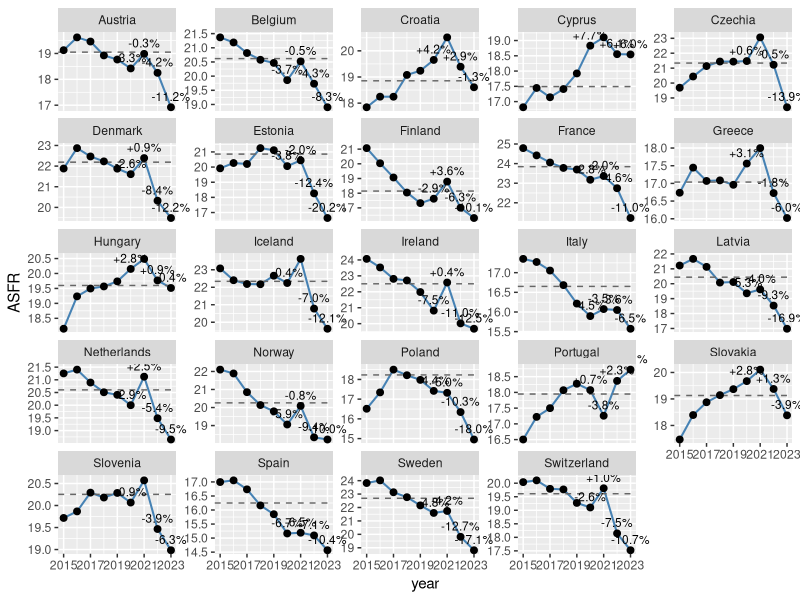

The R source for this figure:
################################################################################
## Age-standardised fertility rates (ASFR) 2011-2023, baseline = mean 2017-2019,
## and percent deviation in 2020-2023
################################################################################

## 1 ────────────────────────────────────────────────────────────────────────────
library(tidyverse)
library(knitr)
library(kableExtra)
library(scales)
library(broom)      # still required for consistency
library(htmltools)
library(ggplot2)

## 2 ────────────────────────────────────────────────────────────────────────────
##  European-standard population 2013, women 15-49 (weights sum to 1.0)
std_pop <- tribble(
  ~age_group_5, ~weight,
  "15-19", 5500 / 1e5,
  "20-24", 6000 / 1e5,
  "25-29", 6000 / 1e5,
  "30-34", 6500 / 1e5,
  "35-39", 7000 / 1e5,
  "40-44", 7000 / 1e5,
  "45-49", 7000 / 1e5
)

## 3 ────────────────────────────────────────────────────────────────────────────
##  Read Eurostat file & compute ASFR (per 1 000 women)
dat <- read_csv("data/pop_births_eurostats_2011_2023.csv", show_col_types = FALSE)

asfr <- dat %>%
  left_join(std_pop, by = "age_group_5") %>%
  mutate(fr     = births / population,
         w_rate = fr * weight) %>%
  group_by(country, year) %>%
  summarise(ASFR = sum(w_rate) * 1e3, .groups = "drop") %>%    # *1 000
  arrange(country, year)

## 4 ────────────────────────────────────────────────────────────────────────────
##  BASELINE = arithmetic mean of 2017-2019 for each country
baseline <- asfr %>%
  filter(year %in% 2017:2019) %>%
  group_by(country) %>%
  summarise(baseline_ASFR = mean(ASFR), .groups = "drop")

##  Attach baseline to every year; compute % deviation
asfr_pred <- asfr %>%
  left_join(baseline, by = "country") %>%
  rename(pred_ASFR = baseline_ASFR) %>%        # keep same column name style
  mutate(dev_pct = (ASFR - pred_ASFR) / pred_ASFR * 100)

## 5 ────────────────────────────────────────────────────────────────────────────
##  Table (new colour-band logic: negative = red, positive = blue)
dev_tbl_num <- asfr_pred %>%                     # (unchanged)
  filter(year %in% 2020:2023) %>%
  select(country, year, dev_pct) %>%
  pivot_wider(names_from = year, values_from = dev_pct) %>%
  arrange(country)

dev_tbl_col <- dev_tbl_num %>%
  mutate(across(
    -country,
    ~{
      bg <- dplyr::case_when(          # REVERSED palette
        .x  < -10 ~ "#b71c1c",         # deepest red  (big drop = very bad)
        .x >= -10 & .x <  -5 ~ "#ef5350",
        .x >=  -5 & .x <   0 ~ "#ffcccb",
        .x >=   0 & .x <   1 ~ "#ffffff",
        .x >=   1 & .x <   3 ~ "#bbdefb",
        .x >=   3 & .x <  10 ~ "#42a5f5",
        TRUE                  ~ "#0d47a1"  # deepest blue (big rise = very good)
      )
      fg <- dplyr::case_when(          # keep text legible
        .x < -10                     ~ "white",
        .x >= -10 & .x <  -5         ~ "white",
        .x >=  -5 & .x <   0         ~ "black",
        .x >=   0 & .x <   1         ~ "black",
        .x >=   1 & .x <   3         ~ "black",
        .x >=   3 & .x <  10         ~ "black",
        TRUE                         ~ "white"
      )
      cell_spec(sprintf("%+.1f %%", .x), background = bg, color = fg)
    }
  ))

tbl_html <- dev_tbl_col %>%
  kbl(format = "html", escape = FALSE,
      caption = "Percent deviation of ASFR from the 2017-2019 average baseline  
                 (blue = deficit / red = excess)") %>%
  kable_styling(full_width = FALSE, position = "center") %>%
  row_spec(0, bold = TRUE)

html_print( HTML(tbl_html) )

## 6 ────────────────────────────────────────────────────────────────────────────
##  Plot: observed ASFR, constant 2017-2019 average baseline, % deviation label
ggplot(asfr_pred, aes(year, ASFR)) +
  geom_line(linewidth = 0.7, colour = "steelblue") +
  geom_hline(aes(yintercept = pred_ASFR),
             linetype = "dashed", colour = "grey40") +
  geom_point(size = 2) +
  geom_text(
    data = subset(asfr_pred, year >= 2020),
    aes(label = sprintf("%+.1f%%", dev_pct)),
    vjust = -0.7, size = 3
  ) +
  facet_wrap(~country, scales = "free_y") +
  scale_x_continuous(breaks = seq(2011, 2023, 2)) +
  scale_y_continuous(
    expand = expansion(mult = c(0.05, 0.08))   # 5 % below, 8 % above
  ) +
  coord_cartesian(clip = "off")                 # keep labels visible
labs(
  title    = "Age-standardised fertility rates vs. 2017-2019 average baseline",
  subtitle = "Dashed line = mean ASFR (2017-2019); labels = % deviation",
  x = NULL,
  y = "ASFR (per 1 000 women, ESP-2013 weights)"
) +
  theme_minimal(base_size = 11) +
  theme(plot.margin = margin(5.5, 20, 5.5, 5.5))  # a little right padding
